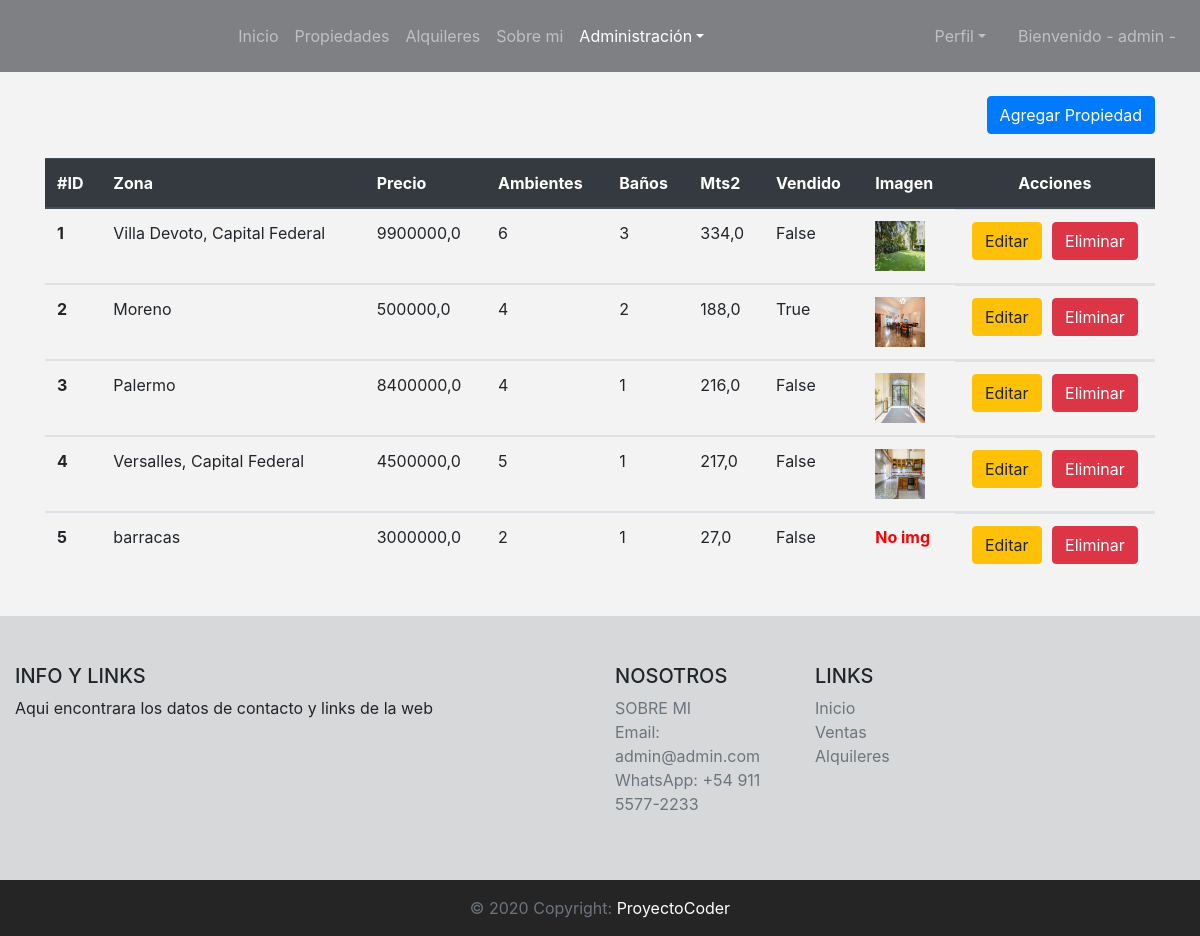
Before: /sales/crud-sale/ (signed in) with the older database file.
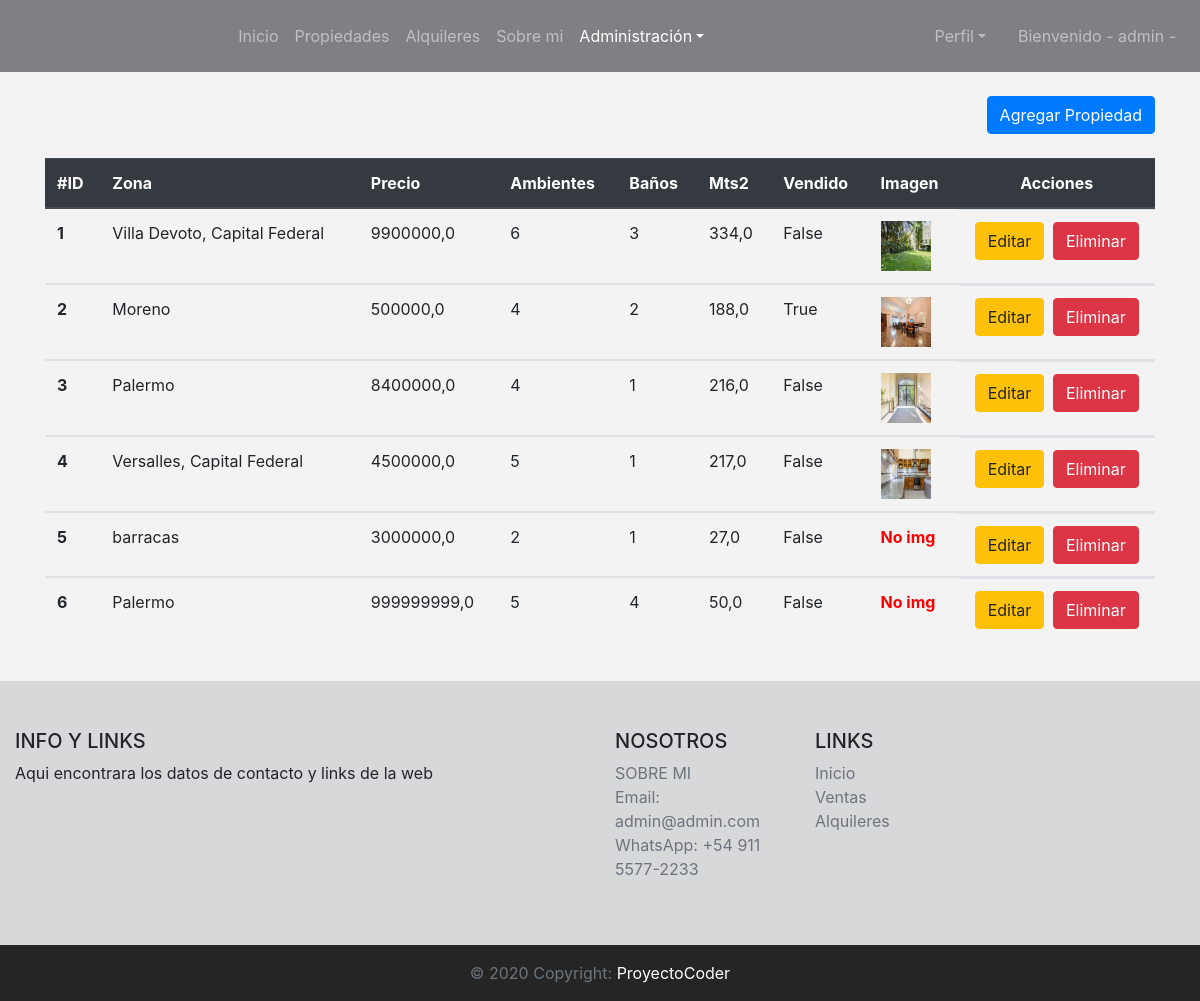
After: the same page with the newer database file.
### sales/models.py (models this page shows, shortened)
class Sale(models.Model):
    title = models.CharField(max_length=50, verbose_name='Titutlo')
    zone = models.CharField(max_length=35, verbose_name='Zona')
    description = models.CharField(max_length=300)
    price = models.FloatField(verbose_name='Precio')
    environments = models.IntegerField(verbose_name='Ambientes')
    toilets = models.IntegerField(verbose_name='Baños')
    area = models.FloatField()
    sold = models.BooleanField(verbose_name='Vendido')
    sale_image = models.ImageField(upload_to='sales_image', null=True, blank=True, verbose_name='Imagen')
    class Meta:
        verbose_name = 'Venta'
        verbose_name_plural = 'Ventas'

### sales/views.py (the view)
# urls.py: path('crud-sale/', crud_sales, name='crud_sale'),
@staff_member_required
def crud_sales(request):
    if 'search' in request.GET:
        search = request.GET['search']
        sales = Sale.objects.filter(title__icontains=search)
    else:
        sales = Sale.objects.all()
    context = {
        'sales': sales,
    }
    return render(request, 'sales/crud_sale.html', context=context)

### templates/sales/crud_sale.html (shortened to what this page needs)
{% extends 'base.html' %}
{% block crud %}
<li class="nav-item dropdown active">
{% endblock %}
{% block content %}
<br>
<div class="container">
    <div class="text-right">
        <a href="/sales/create-sale" class="btn btn-primary text-right">Agregar Propiedad</a>
    </div>
    <br>
    <table class="table">
        <thead class="thead-dark">
            <tr>
                <th scope="col">#ID</th>
                <th scope="col">Zona</th>
                <th scope="col">Precio</th>
                <th scope="col">Ambientes</th>
                <th scope="col">Baños</th>
                <th scope="col">Mts2</th>
                <th scope="col">Vendido</th>
                <th scope="col">Imagen</th>
                <th scope="col" class="text-center">Acciones</th>
            </tr>
        </thead>
        {% for sale in sales %}
        <tbody>
            <tr>
                <th scope="row">{{sale.id}}</th>
                <td>{{sale.zone}}</td>
                <td>{{sale.price}}</td>
                <td>{{sale.environments}}</td>
                <td>{{sale.toilets}}</td>
                <td>{{sale.area}}</td>
                <td>{{sale.sold}}</td>
                {% if sale.sale_image.url != '' %}
                    <td><img src="{{sale.sale_image.url}}" width="50" height="50" alt=""></td>
                {% else %}
                    <td class="font-weight-bold" style="color: red;">No img</td>
                {% endif %}
                <td class="d-flex justify-content-around"><a href="/sales/update-sale/{{sale.pk}}/" class="btn btn-warning">Editar</a><a href="/sales/delete-sale/{{sale.pk}}/" class="btn btn-danger">Eliminar</a></td>
            </tr>
        </tbody>
        {% endfor %}
    </table>
</div>
{% endblock %}

Changed rows visible on the page:
added Sale: id "6", zone "Palermo", price "999999999,0", environments "5", toilets "4", area "50,0", sold "False", sale_image "No img"
